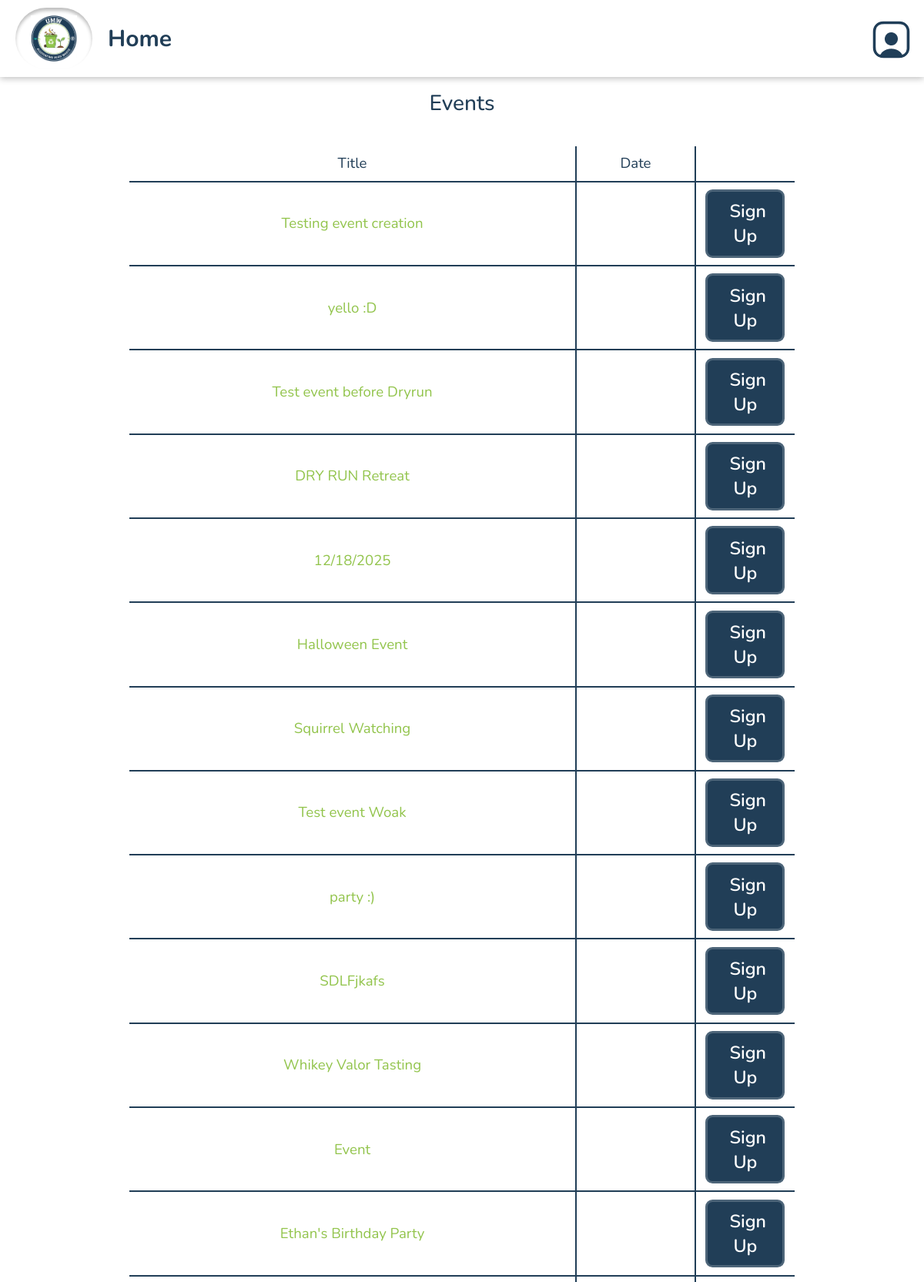
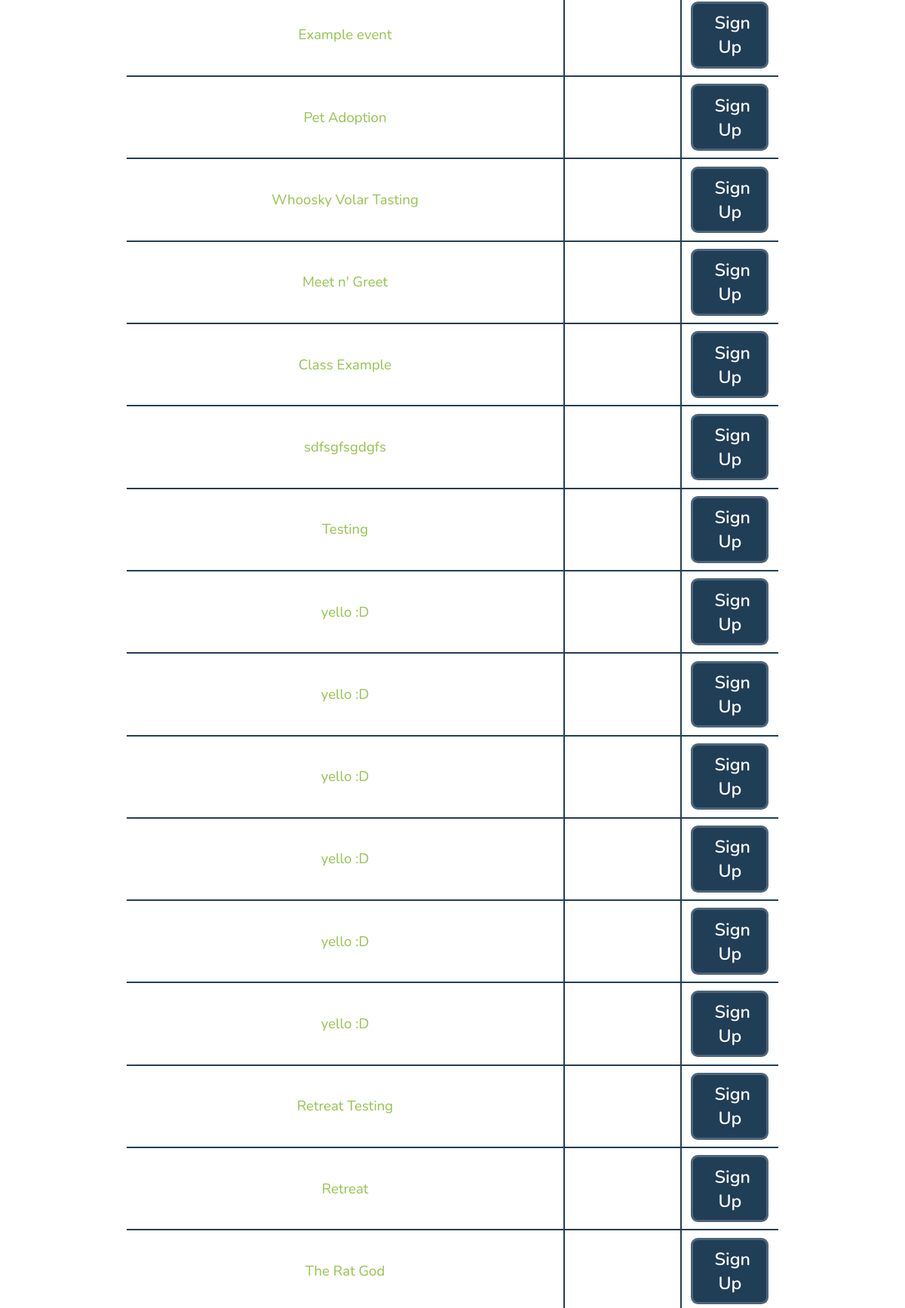
The page /adminViewingEvents.php (upper part) on the database its author committed (2 pictures, top to bottom).
### tables this page shows
CREATE TABLE `dbevents` (
  `id` int NOT NULL,
  `name` text NOT NULL,
  `type` enum('Retreat','Normal') NOT NULL DEFAULT 'Normal',
  `startDate` char(10) NOT NULL,
  `startTime` char(5) NOT NULL,
  `endTime` char(5) NOT NULL,
  `endDate` char(10) NOT NULL,
  `description` text NOT NULL,
  `capacity` int NOT NULL,
  `location` text,
  `affiliation` int DEFAULT NULL,
  `branch` int DEFAULT NULL,
  `access` enum('Public','Private') NOT NULL DEFAULT 'Public',
  `completed` enum('Y','N') NOT NULL DEFAULT 'N',
  `series_id` int DEFAULT NULL
);

### database/dbEvents.php (called while the page is built, shortened)
<?php
include_once(dirname(__FILE__).'/../domain/Event.php');
function make_an_event($result_row) {
    $theEvent = new Event(
                    $result_row['id'],
                    $result_row['name'],
                    type: $result_row['type'],
                    startDate: $result_row['startDate'],
                    startTime: $result_row['startTime'],
                    endTime: $result_row['endTime'],
                    endDate: $result_row['endDate'],
                    description: $result_row['description'],
                    capacity: $result_row['capacity'],
                    location: $result_row['location'],
                    affiliation: $result_row['affiliation'],
                    branch: $result_row['branch'],
                    access: $result_row['access'],
                    completed: $result_row['completed']
                );
    return $theEvent;
}
function get_all_events() {
    $con=connect();
    $query = "SELECT * FROM dbevents" .
            " ORDER BY completed";
    $result = mysqli_query($con,$query);
    $theEvents = array();
    while ($result_row = mysqli_fetch_assoc($result)) {
        $theEvent = make_an_event($result_row);
        $theEvents[] = $theEvent;
    }
    return $theEvents;
 }

### domain/Event.php (called while the page is built, shortened)
<?php
class Event {
    private $id;
    private $name;
    function __construct($id, $name, $type, $startDate, $startTime, $endTime, $endDate, $description, $capacity, $location, $affiliation, $branch, $access, $completed) {
        $this->id = $id;
        $this->name = $name;
    }
    function getID() {
        return $this->id;
    }
    function getName() {
        return $this->name;
    }
}

### adminViewingEvents.php (the view, shortened to what this page needs)
<?php
    $accessLevel = 0;
    include 'database/dbEvents.php';
?>
<!DOCTYPE html>
<html>
    <head>
        <?php require_once('universal.inc') ?>
        <link rel="stylesheet" href="css/messages.css"></link>
    </head>
    <body>
        <?php require_once('header.php') ?>
        <?php require_once('database/dbEvents.php');?>
        <h1>Events</h1>
        <main class="general">
            <?php
                $events = get_all_events();
                if (sizeof(get_all_events())): ?>
                <div class="table-wrapper">
                    <table class="general">
                        <thead>
                            <tr>
                                <th>Title</th>
                                <th>Date</th>
                                <th style="width:1px"></th>
                            </tr>
                        </thead>
                        <tbody class="standout">
                            <?php
                                foreach ($events as $event) {
                                    $eventID = $event->getID();
                                    $title = $event->getName();
                                    if($accessLevel < 3) {
                                        echo "
                                        <tr data-event-id='$eventID'>
                                            <td><a href='event.php?id=$eventID'>$title</a></td>
                                            <td>$date</td>
                                            <td><a class='button sign-up' href='eventSignUp.php'>Sign Up</a></td>
                                        </tr>";
                                    }
                                }
                            ?>
                        </tbody>
                    </table>
                </div>
                <?php else: ?>
                <p class="no-events standout">There are currently no events available to view.<a class="button add" href="addEvent.php">Create a New Event</a> </p>
            <?php endif ?>
        </main>
    </body>
</html>

### css/base.css (style rules this page uses)
html, body, header, main, footer, div, span, p, h1, h2, h3, h4, h5, h6, ul, ol, li, input, select, textarea, form, section, label, table, td, tr, th, form, fieldset, em, button, a { padding: 0; margin: 0; font-size: inherit; font-family: inherit; font-weight: inherit; text-decoration: none; font-style: normal; box-sizing: border-box; text-align: left; list-style-type: none; border-spacing: 0; }
:root { --page-background-color: white; --page-font-color: #213e57; --inactive-font-color: #213e57; --inactive-background-color: white; --standout-background: white; --happy-toast-background-color: #5D7E61; --happy-toast-font-color: rgb(255, 255, 255); --info-toast-background-color: #2f2f2f; --info-toast-font-color: white; --error-toast-background-color: #A66654; --error-toast-font-color: rgb(255, 255, 255); --shadow-and-border-color: #e8e8e8; --main-color: #213e57; --main-color-hover: #4d6579; --accent-color: #92c44c; --accent-color-hover: #759d3d; --secondary-accent-color: rgb(175, 141, 92); --accessible-highlight-color: #2563EB; --wv-accent-color: #C9AB81; --wv-accent-foreground: #111111; --wv-bg-light: #ffffff; --wv-text-dark: #111111; --wv-muted-text: #6b6b6b; --calendar-event-color: #808080; --calendar-event-color-hover: var(--accent-color); --calendar-today-border: 2px solid var(--secondary-accent-color); --button-font-color: rgb(255, 255, 255); --button-padding: 0.5rem 1.5rem; --button-border-radius: 0.5rem; --standard-border: 1px solid #333333; --light-border: 1px solid var(--shadow-and-border-color); --text-field-border: 2px solid #e8e8e8; --cancel-button-background-color: #A66654; --error-color: #A66654; font-size: 18px; font-family: Montserrat; font-weight: 300; }
body { background-color: var(--page-background-color); color: var(--page-font-color); font-family: Montserrat; }
a { color: var(--accent-color); }
main:not(.login):not(.calendar-view):not(.dashboard) { padding: 1rem; }
input[type=submit], button, .button, a.button-signup { color: var(--button-font-color); background-color: var(--main-color); padding: var(--button-padding); border: 3px solid var(--main-color-hover); border-radius: var(--button-border-radius); font-weight: 550; font-size: 1.25rem; width: 94%; transition: background-color .3s; cursor: pointer; text-align: center; }
h1 , .impact-header { font-size: 1.5rem; font-weight: 500; color: var(--page-font-color); width: 100%; text-align: center; padding: 1rem; position: static !important; }
.button { display: inline-block; }
main.general, form.general { margin: 1rem; display: flex; flex-direction: column; gap: 0.5rem; }
table.general { width: 100%; border-collapse: collapse; padding-bottom: 1rem; }
table.general th, table.general td { padding: 0.5rem 0.5rem; vertical-align: middle; text-align: center; background-color: var(--page-background-color); border: 2px solid var(--main-color); color: var(--page-font-color); font-weight: 400; }
table.general tr:first-of-type th { border-top: 0; }
table.general td:first-of-type, table.general th:first-of-type { border-left: 0; }
table.general td:last-of-type, table.general th:last-of-type { border-right: 0; }
.standout { border-bottom: 3px solid var(--shadow-and-border-color); padding: 1rem; background-color: var(--standout-background); }
@media only screen and (min-width: 1024px) { main.general, form.general { margin: 0rem 8rem 4rem 8rem; } }

### css/messages.css (style rules this page uses)
:root { --unread-message-background: #f1eadf; --message-body-border-color: #ddd; --priorityone-color:#4FFFB0; --prioritytwo-color:#F0E68C; --prioritythree-color:#fd5c63; }

### rows shown on the page
dbevents: name "Testing event creation"
dbevents: name "yello :D"
dbevents: name "Test event before Dryrun"
dbevents: name "DRY RUN Retreat"
dbevents: name "12/18/2025"
dbevents: name "Halloween Event"
dbevents: name "Squirrel Watching"
dbevents: name "Test event Woak"
dbevents: name "party :)"
dbevents: name "SDLFjkafs"
dbevents: name "Whikey Valor Tasting"
dbevents: name "Event"
dbevents: name "Ethan's Birthday Party"
dbevents: name "Example event"
dbevents: name "Pet Adoption"
dbevents: name "Whoosky Volar Tasting"
dbevents: name "Meet n' Greet"
dbevents: name "Class Example"
dbevents: name "sdfsgfsgdgfs"
dbevents: name "Testing"
dbevents: name "yello :D"
dbevents: name "yello :D"
dbevents: name "yello :D"
dbevents: name "yello :D"
dbevents: name "yello :D"
dbevents: name "yello :D"
dbevents: name "Retreat Testing"
dbevents: name "Retreat"
dbevents: name "The Rat God"
